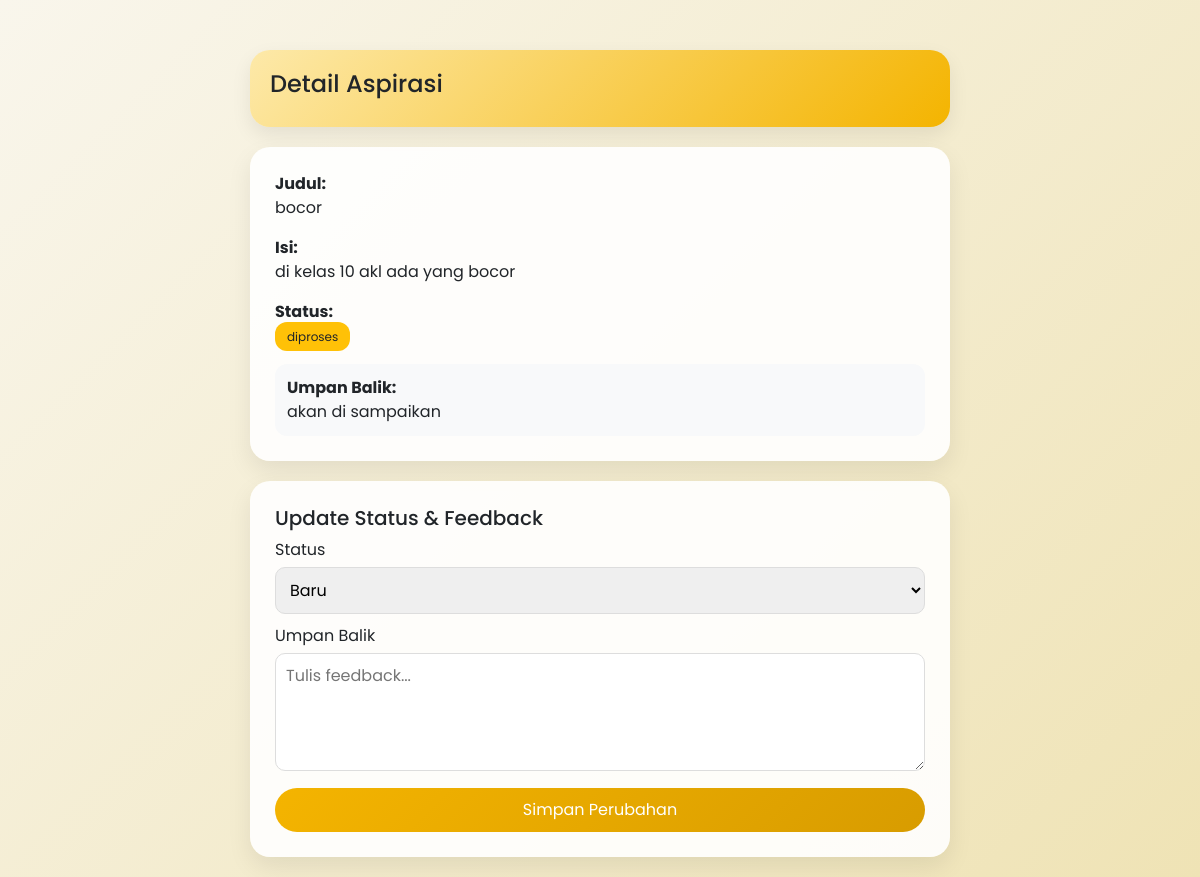
Screenshot of /Index.php?controller=AdminController&action=detail&id=2 (signed in) with the database file from the repository.
### tables this page shows
CREATE TABLE `aspirasi` (
  `id_aspirasi` int(11) NOT NULL,
  `id_user` int(11) NOT NULL,
  `id_kategori` int(11) NOT NULL,
  `judul` varchar(150) NOT NULL,
  `isi` text NOT NULL,
  `tanggal` datetime DEFAULT current_timestamp(),
  `status` enum('baru','diproses','selesai') DEFAULT 'baru'
);

CREATE TABLE `umpan_balik` (
  `id_feedback` int(11) NOT NULL,
  `id_aspirasi` int(11) NOT NULL,
  `pesan` text NOT NULL,
  `tanggal` datetime DEFAULT current_timestamp()
);

### app/controllers/AdminController.php (called while the page is built, shortened)
<?php
require_once 'app/models/AspirasiModel.php';
class AdminController {
    public function detail() {
        $model = new AspirasiModel();
        $data = $model->getById($_GET['id']);
        $feedback = $model->getFeedback($_GET['id']);
        include 'app/views/admin/DetailAspirasi.php';
    }
}

### Index.php (called while the page is built, shortened)
<?php
$action     = $_GET['action'] ?? 'index';
$obj = new $controller();
$obj->$action();

### app/models/Koneksi.php (called while the page is built, shortened)
<?php
class Koneksi {
    private $host = "localhost";
    private $user = "root";
    private $pass = "";
    private $db   = "pengaduan_sekolah_baru";
    public function __construct() {
        $this->conn = new mysqli(
            $this->host,
            $this->user,
            $this->pass,
            $this->db
        );
    }
}

### app/models/AspirasiModel.php (called while the page is built, shortened)
<?php
require_once __DIR__ . '/Koneksi.php';
class AspirasiModel extends Koneksi {
    public function getById($id) {
        return $this->conn->query(
            "SELECT * FROM aspirasi WHERE id_aspirasi = $id"
        )->fetch_assoc();
    }
    public function getFeedback($id_aspirasi) {
        return $this->conn->query(
            "SELECT * FROM umpan_balik WHERE id_aspirasi = $id_aspirasi"
        )->fetch_assoc();
    }
}

### app/views/admin/DetailAspirasi.php (the view, shortened to what this page needs)
<!DOCTYPE html>
<html lang="id">
<head>
<link href="https://cdn.jsdelivr.net/npm/bootstrap@5.3.0/dist/css/bootstrap.min.css" rel="stylesheet">
</head>
<body>
<div class="container-box">
    <div class="header">
        <h4>Detail Aspirasi</h4>
    </div>
    <div class="card-box">
        <p><b>Judul:</b><br><?= $data['judul']; ?></p>
        <p><b>Isi:</b><br><?= $data['isi']; ?></p>
        <p><b>Status:</b><br>
            <span class="status <?= strtolower($data['status']); ?>">
                <?= $data['status']; ?>
            </span>
        </p>
        <?php if ($feedback): ?>
        <div class="feedback-box">
            <b>Umpan Balik:</b><br>
            <?= $feedback['pesan']; ?>
        </div>
        <?php endif; ?>
    </div>
    <div class="card-box">
        <h5>Update Status & Feedback</h5>
        <form method="post" action="Index.php?controller=AdminController&action=proses">
            <label>Status</label>
            <select name="status">
                <option value="baru">Baru</option>
            </select>
            <label>Umpan Balik</label>
            <textarea name="pesan" rows="4" placeholder="Tulis feedback..." required></textarea>
            <button type="submit" class="btn btn-custom">
                Simpan Perubahan
            </button>
        </form>
    </div>
</div>
</body>
</html>

### app/views/admin/DetailAspirasi.php (style rules this page uses)
body { background: linear-gradient(135deg, #F9F6EC, #EFE3B5); font-family: 'Poppins', sans-serif; }
.container-box { max-width: 700px; margin: auto; margin-top: 50px; }
.header { background: linear-gradient(135deg, #FDE9A9, #F4B400); padding: 20px; border-radius: 20px; margin-bottom: 20px; box-shadow: 0 8px 20px rgba(0,0,0,0.08); }
.card-box { background: rgba(255,255,255,0.9); border-radius: 20px; padding: 25px; margin-bottom: 20px; box-shadow: 0 10px 25px rgba(0,0,0,0.08); }
.status { padding: 6px 12px; border-radius: 12px; font-size: 12px; }
.status.diproses { background: #ffc107; }
.feedback-box { background: #f8f9fa; padding: 12px; border-radius: 12px; margin-top: 10px; }
input, select, textarea { width: 100%; padding: 10px; border-radius: 10px; border: 1px solid #ddd; margin-top: 5px; margin-bottom: 10px; }
.btn-custom { background: linear-gradient(135deg, #F4B400, #d89c00); color: white; border-radius: 25px; padding: 10px; border: none; width: 100%; }

### rows the page displays
aspirasi: judul "bocor", isi "di kelas 10 akl ada yang bocor", status "diproses"
umpan_balik: pesan "akan di sampaikan"
